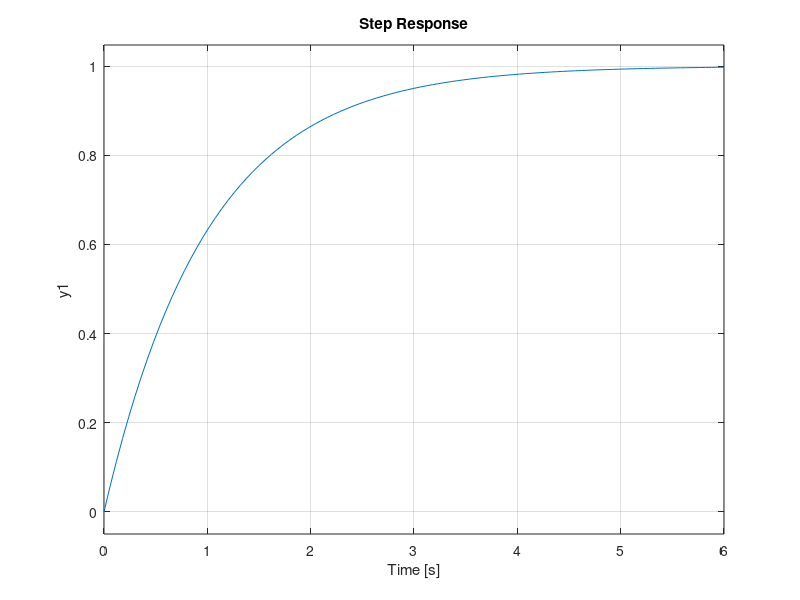

Recreate this plot in MATLAB.
% initialis variables

b =  1 ;
g = 9.81;
k = 1 ;
c =1 ;
x=1;
s=tf('s');

figure;

subplot(3,1,1)
title('G(s)');
G_s = (1/(s+b));
step(G_s);

%subplot(3,1,2)
%title('open loop');
%G_open_loop = (k*c-9.81/s)* G_s;
%step(G_open_loop);

%subplot(3,1,2)
%title('close loop position');
%G_open_loop = (1/s)*(((k*c)*G_s )/(1+(k*c)*G_s/s));
%step(G_open_loop);

%subplot(3,1,3)
%title('close loop velocity');
%G_open_loop = ((k*c)*G_s )/(1+(k*c)*G_s/s);
%step(G_open_loop);


%figure;

%G_v = ((G_s*1/s) / (1+c*G_s*(1/s)*k)) ;

%t = 1:0.1:100;

%[y_v, ~] = step(G_v, t);


%y_v = y_v * g;


%[y_cl, ~] = step(G_open_loop, t);

%y_cl = y_cl * x;

%y = y_cl + y_v;
%plot(t, y);
%title("G_o_u_t(s)");

